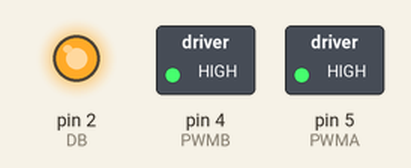
The sketch below on a simulated Arduino Uno, built with avr-gcc and run on an emulated ATmega328P. Parts: switched loads named in the sketch (green lamp = pin HIGH), output pins drawn as LEDs (lit = HIGH).

Above: at 0.1 s.
Timing chart, 0 to 1.6 s (numbered marks = the images above):
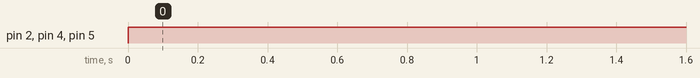

Measured:
- by itself, pin 2 (DB), pin 4 (PWMB), pin 5 (PWMA): LOW → HIGH at 0.00 s

The sketch:

esp8266_motor_test.ino
```cpp
int PWMA=5;//Right side
int PWMB=4;//Left side
int DA=0;//Right reverse
int DB=2;//Left reverse

void setup(){
 // Debug console
 Serial.begin(9600);
 pinMode(PWMA, OUTPUT);
 pinMode(PWMB, OUTPUT);
 pinMode(DA, OUTPUT);
 pinMode(DB, OUTPUT);
}

void loop(){
  tr();
}

void fr(){
  digitalWrite(PWMA, HIGH);
  digitalWrite(DA, LOW);

  digitalWrite(PWMB, LOW);
  digitalWrite(DB, LOW);
}

void br(){
  digitalWrite(PWMA, HIGH);
  digitalWrite(DA, HIGH);

  digitalWrite(PWMB, LOW);
  digitalWrite(DB, LOW);
}

void fl(){
  digitalWrite(PWMA, LOW);
  digitalWrite(DA, LOW);

  digitalWrite(PWMB, HIGH);
  digitalWrite(DB, LOW);
}

void b(){
  digitalWrite(PWMA, HIGH);
  digitalWrite(DA, HIGH);

  digitalWrite(PWMB, HIGH);
  digitalWrite(DB, HIGH);
}

void f(){
  digitalWrite(PWMA, HIGH);
  digitalWrite(DA, LOW);

  digitalWrite(PWMB, HIGH);
  digitalWrite(DB, LOW);
}

void s(){
  digitalWrite(PWMA, LOW);
  digitalWrite(DA, LOW);

  digitalWrite(PWMB, LOW);
  digitalWrite(DB, LOW);
}


void bl(){
  digitalWrite(PWMA, LOW);
  digitalWrite(DA, LOW);

  digitalWrite(PWMB, HIGH);
  digitalWrite(DB, HIGH);
}

void tl(){
  digitalWrite(PWMA, 450);
  digitalWrite(DA, HIGH);

  digitalWrite(PWMB, 450);
  digitalWrite(DB, LOW);
}

void tr(){
  digitalWrite(PWMA, 450);
  digitalWrite(DA, LOW);

  digitalWrite(PWMB, 450);
  digitalWrite(DB, HIGH);
}

/*/ Handling Joystick data
BLYNK_WRITE(V1){
int x = param[0].asInt();
int y = param[1].asInt();
if(x==-1 && y==-1){             //Backward and Left
     digitalWrite(PWMA, LOW);
     digitalWrite(DA, LOW);

     digitalWrite(PWMB, HIGH);
     digitalWrite(DB, HIGH);
}else if(x==-1 && y==0){        //Left Turn
     digitalWrite(PWMA, 450);
     digitalWrite(DA, HIGH);

     digitalWrite(PWMB, 450);
     digitalWrite(DB, LOW);
}else if(x==-1 && y==1){        //Forward and Left
     digitalWrite(PWMA, LOW);
     digitalWrite(DA, LOW);

     digitalWrite(PWMB, HIGH);
     digitalWrite(DB, LOW);
}else if(x==0 && y==-1){        //Backward
     digitalWrite(PWMA, HIGH);
     digitalWrite(DA, HIGH);

     digitalWrite(PWMB, HIGH);
     digitalWrite(DB, HIGH);
}else if(x==0 && y==0){        //Stay
     digitalWrite(PWMA, LOW);
     digitalWrite(DA, LOW);

     digitalWrite(PWMB, LOW);
     digitalWrite(DB, LOW);
}else if(x==0 && y==1){        //Forward
     digitalWrite(PWMA, HIGH);
     digitalWrite(DA, LOW);

     digitalWrite(PWMB, HIGH);
     digitalWrite(DB, LOW);
}else if(x==1 && y==-1){        //Backward and Right
     digitalWrite(PWMA, HIGH);
     digitalWrite(DA, HIGH);

     digitalWrite(PWMB, LOW);
     digitalWrite(DB, LOW);
}else if(x==1 && y==0){        //Right turn
     digitalWrite(PWMA, 450);
     digitalWrite(DA, LOW);

     digitalWrite(PWMB, 450);
     digitalWrite(DB, HIGH);
}else if(x==1 && y==1){        //Forward and Right
     digitalWrite(PWMA, HIGH);
     digitalWrite(DA, LOW);

     digitalWrite(PWMB, LOW);
     digitalWrite(DB, LOW);
 }
} */
```
